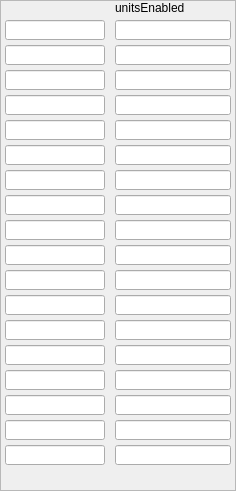
       <widget class="caFrame" name="caframe_2">
        <property name="geometry">
         <rect>
          <x>95</x>
          <y>0</y>
          <width>236</width>
          <height>491</height>
         </rect>
        </property>
        <property name="frameShape">
         <enum>QFrame::StyledPanel</enum>
        </property>
        <property name="visibility">
         <enum>caFrame::StaticV</enum>
        </property>
        <widget class="caLabel" name="caLabel_256">
         <property name="geometry">
          <rect>
           <x>115</x>
           <y>0</y>
           <width>76</width>
           <height>16</height>
          </rect>
         </property>
         <property name="font">
          <font>
           <pointsize>9</pointsize>
          </font>
         </property>
         <property name="frameShape">
          <enum>QFrame::NoFrame</enum>
         </property>
         <property name="text">
          <string>unitsEnabled</string>
         </property>
         <property name="alignment">
          <set>Qt::AlignAbsolute|Qt::AlignLeading|Qt::AlignLeft|Qt::AlignVCenter</set>
         </property>
         <property name="fontScaleMode">
          <enum>ESimpleLabel::Height</enum>
         </property>
         <property name="foreground">
          <color>
           <red>0</red>
           <green>0</green>
           <blue>0</blue>
          </color>
         </property>
         <property name="background">
          <color alpha="0">
           <red>0</red>
           <green>0</green>
           <blue>0</blue>
          </color>
         </property>
        </widget>
        <widget class="caLineEdit" name="calineedit_65">
         <property name="geometry">
          <rect>
           <x>5</x>
           <y>20</y>
           <width>100</width>
           <height>20</height>
          </rect>
         </property>
         <property name="channel" stdset="0">
          <string notr="true">$(DEVICE):TEST-AO</string>
         </property>
         <property name="colorMode">
          <enum>caLineEdit::Static</enum>
         </property>
        </widget>
        <widget class="caLineEdit" name="calineedit_71">
         <property name="geometry">
          <rect>
           <x>115</x>
           <y>20</y>
           <width>116</width>
           <height>20</height>
          </rect>
         </property>
         <property name="channel" stdset="0">
          <string notr="true">$(DEVICE):TEST-AO</string>
         </property>
         <property name="colorMode">
          <enum>caLineEdit::Static</enum>
         </property>
         <property name="unitsEnabled">
          <bool>true</bool>
         </property>
        </widget>
        <widget class="caLineEdit" name="calineedit_99">
         <property name="geometry">
          <rect>
           <x>115</x>
           <y>45</y>
           <width>116</width>
           <height>20</height>
          </rect>
         </property>
         <property name="channel" stdset="0">
          <string notr="true">$(DEVICE):TEST-AO</string>
         </property>
         <property name="colorMode">
          <enum>caLineEdit::Static</enum>
         </property>
         <property name="precisionMode">
          <enum>caLineEdit::User</enum>
         </property>
         <property name="unitsEnabled">
          <bool>true</bool>
         </property>
        </widget>
        <widget class="caLineEdit" name="calineedit_98">
         <property name="geometry">
          <rect>
           <x>5</x>
           <y>45</y>
           <width>100</width>
           <height>20</height>
          </rect>
         </property>
         <property name="channel" stdset="0">
          <string notr="true">$(DEVICE):TEST-AO</string>
         </property>
         <property name="colorMode">
          <enum>caLineEdit::Static</enum>
         </property>
         <property name="precisionMode">
          <enum>caLineEdit::User</enum>
         </property>
         <property name="formatType">
          <enum>caLineEdit::decimal</enum>
         </property>
        </widget>
        <widget class="caLineEdit" name="calineedit_100">
         <property name="geometry">
          <rect>
           <x>115</x>
           <y>70</y>
           <width>116</width>
           <height>20</height>
          </rect>
         </property>
         <property name="channel" stdset="0">
          <string notr="true">$(DEVICE):TEST-AO</string>
         </property>
         <property name="colorMode">
          <enum>caLineEdit::Static</enum>
         </property>
         <property name="precision">
          <number>1</number>
         </property>
         <property name="precisionMode">
          <enum>caLineEdit::User</enum>
         </property>
         <property name="unitsEnabled">
          <bool>true</bool>
         </property>
        </widget>
        <widget class="caLineEdit" name="calineedit_101">
         <property name="geometry">
          <rect>
           <x>5</x>
           <y>70</y>
           <width>100</width>
           <height>20</height>
          </rect>
         </property>
         <property name="channel" stdset="0">
          <string notr="true">$(DEVICE):TEST-AO</string>
         </property>
         <property name="colorMode">
          <enum>caLineEdit::Static</enum>
         </property>
         <property name="precision">
          <number>1</number>
         </property>
         <property name="precisionMode">
          <enum>caLineEdit::User</enum>
         </property>
         <property name="formatType">
          <enum>caLineEdit::decimal</enum>
         </property>
        </widget>
        <widget class="caLineEdit" name="calineedit_102">
         <property name="geometry">
          <rect>
           <x>115</x>
           <y>95</y>
           <width>116</width>
           <height>20</height>
          </rect>
         </property>
         <property name="channel" stdset="0">
          <string notr="true">$(DEVICE):TEST-AO</string>
         </property>
         <property name="colorMode">
          <enum>caLineEdit::Static</enum>
         </property>
         <property name="precision">
          <number>2</number>
         </property>
         <property name="precisionMode">
          <enum>caLineEdit::User</enum>
         </property>
         <property name="unitsEnabled">
          <bool>true</bool>
         </property>
        </widget>
        <widget class="caLineEdit" name="calineedit_103">
         <property name="geometry">
          <rect>
           <x>5</x>
           <y>95</y>
           <width>100</width>
           <height>20</height>
          </rect>
         </property>
         <property name="channel" stdset="0">
          <string notr="true">$(DEVICE):TEST-AO</string>
         </property>
         <property name="colorMode">
          <enum>caLineEdit::Static</enum>
         </property>
         <property name="precision">
          <number>2</number>
         </property>
         <property name="precisionMode">
          <enum>caLineEdit::User</enum>
         </property>
         <property name="formatType">
          <enum>caLineEdit::decimal</enum>
         </property>
        </widget>
        <widget class="caLineEdit" name="calineedit_104">
         <property name="geometry">
          <rect>
           <x>115</x>
           <y>120</y>
           <width>116</width>
           <height>20</height>
          </rect>
         </property>
         <property name="channel" stdset="0">
          <string notr="true">$(DEVICE):TEST-AO</string>
         </property>
         <property name="colorMode">
          <enum>caLineEdit::Static</enum>
         </property>
         <property name="precision">
          <number>3</number>
         </property>
         <property name="precisionMode">
          <enum>caLineEdit::User</enum>
         </property>
         <property name="unitsEnabled">
          <bool>true</bool>
         </property>
        </widget>
        <widget class="caLineEdit" name="calineedit_105">
         <property name="geometry">
          <rect>
           <x>5</x>
           <y>120</y>
           <width>100</width>
           <height>20</height>
          </rect>
         </property>
         <property name="channel" stdset="0">
          <string notr="true">$(DEVICE):TEST-AO</string>
         </property>
         <property name="colorMode">
          <enum>caLineEdit::Static</enum>
         </property>
         <property name="precision">
          <number>3</number>
         </property>
         <property name="precisionMode">
          <enum>caLineEdit::User</enum>
         </property>
         <property name="formatType">
          <enum>caLineEdit::decimal</enum>
         </property>
        </widget>
        <widget class="caLineEdit" name="calineedit_106">
         <property name="geometry">
          <rect>
           <x>115</x>
           <y>145</y>
           <width>116</width>
           <height>20</height>
          </rect>
         </property>
         <property name="channel" stdset="0">
          <string notr="true">$(DEVICE):TEST-AO</string>
         </property>
         <property name="colorMode">
          <enum>caLineEdit::Static</enum>
         </property>
         <property name="precision">
          <number>4</number>
         </property>
         <property name="precisionMode">
          <enum>caLineEdit::User</enum>
         </property>
         <property name="unitsEnabled">
          <bool>true</bool>
         </property>
        </widget>
        <widget class="caLineEdit" name="calineedit_107">
         <property name="geometry">
          <rect>
           <x>5</x>
           <y>145</y>
           <width>100</width>
           <height>20</height>
          </rect>
         </property>
         <property name="channel" stdset="0">
          <string notr="true">$(DEVICE):TEST-AO</string>
         </property>
         <property name="colorMode">
          <enum>caLineEdit::Static</enum>
         </property>
         <property name="precision">
          <number>4</number>
         </property>
         <property name="precisionMode">
          <enum>caLineEdit::User</enum>
         </property>
         <property name="formatType">
          <enum>caLineEdit::decimal</enum>
         </property>
        </widget>
        <widget class="caLineEdit" name="calineedit_108">
         <property name="geometry">
          <rect>
           <x>115</x>
           <y>170</y>
           <width>116</width>
           <height>20</height>
          </rect>
         </property>
         <property name="channel" stdset="0">
          <string notr="true">$(DEVICE):TEST-AO</string>
         </property>
         <property name="colorMode">
          <enum>caLineEdit::Static</enum>
         </property>
         <property name="precision">
          <number>5</number>
         </property>
         <property name="precisionMode">
          <enum>caLineEdit::User</enum>
         </property>
         <property name="unitsEnabled">
          <bool>true</bool>
         </property>
        </widget>
        <widget class="caLineEdit" name="calineedit_109">
         <property name="geometry">
          <rect>
           <x>5</x>
           <y>170</y>
           <width>100</width>
           <height>20</height>
          </rect>
         </property>
         <property name="channel" stdset="0">
          <string notr="true">$(DEVICE):TEST-AO</string>
         </property>
         <property name="colorMode">
          <enum>caLineEdit::Static</enum>
         </property>
         <property name="precision">
          <number>5</number>
         </property>
         <property name="precisionMode">
          <enum>caLineEdit::User</enum>
         </property>
         <property name="formatType">
          <enum>caLineEdit::decimal</enum>
         </property>
        </widget>
        <widget class="caLineEdit" name="calineedit_110">
         <property name="geometry">
          <rect>
           <x>115</x>
           <y>195</y>
           <width>116</width>
           <height>20</height>
          </rect>
         </property>
         <property name="channel" stdset="0">
          <string notr="true">$(DEVICE):TEST-AO</string>
         </property>
         <property name="colorMode">
          <enum>caLineEdit::Static</enum>
         </property>
         <property name="precision">
          <number>6</number>
         </property>
         <property name="precisionMode">
          <enum>caLineEdit::User</enum>
         </property>
         <property name="unitsEnabled">
          <bool>true</bool>
         </property>
        </widget>
        <widget class="caLineEdit" name="calineedit_111">
         <property name="geometry">
          <rect>
           <x>5</x>
           <y>195</y>
           <width>100</width>
           <height>20</height>
          </rect>
         </property>
         <property name="channel" stdset="0">
          <string notr="true">$(DEVICE):TEST-AO</string>
         </property>
         <property name="colorMode">
          <enum>caLineEdit::Static</enum>
         </property>
         <property name="precision">
          <number>6</number>
         </property>
         <property name="precisionMode">
          <enum>caLineEdit::User</enum>
         </property>
         <property name="formatType">
          <enum>caLineEdit::decimal</enum>
         </property>
        </widget>
        <widget class="caLineEdit" name="calineedit_112">
         <property name="geometry">
          <rect>
           <x>115</x>
           <y>220</y>
           <width>116</width>
           <height>20</height>
          </rect>
         </property>
         <property name="channel" stdset="0">
          <string notr="true">$(DEVICE):TEST-AO</string>
         </property>
         <property name="colorMode">
          <enum>caLineEdit::Static</enum>
         </property>
         <property name="precision">
          <number>7</number>
         </property>
         <property name="precisionMode">
          <enum>caLineEdit::User</enum>
         </property>
         <property name="unitsEnabled">
          <bool>true</bool>
         </property>
        </widget>
        <widget class="caLineEdit" name="calineedit_113">
         <property name="geometry">
          <rect>
           <x>5</x>
           <y>220</y>
           <width>100</width>
           <height>20</height>
          </rect>
         </property>
         <property name="channel" stdset="0">
          <string notr="true">$(DEVICE):TEST-AO</string>
         </property>
         <property name="colorMode">
          <enum>caLineEdit::Static</enum>
         </property>
         <property name="precision">
          <number>7</number>
         </property>
         <property name="precisionMode">
          <enum>caLineEdit::User</enum>
         </property>
         <property name="formatType">
          <enum>caLineEdit::decimal</enum>
         </property>
        </widget>
        <widget class="caLineEdit" name="calineedit_114">
         <property name="geometry">
          <rect>
           <x>115</x>
           <y>245</y>
           <width>116</width>
           <height>20</height>
          </rect>
         </property>
         <property name="channel" stdset="0">
          <string notr="true">$(DEVICE):TEST-AO</string>
         </property>
         <property name="colorMode">
          <enum>caLineEdit::Static</enum>
         </property>
         <property name="precision">
          <number>8</number>
         </property>
         <property name="precisionMode">
          <enum>caLineEdit::User</enum>
         </property>
         <property name="unitsEnabled">
          <bool>true</bool>
         </property>
        </widget>
        <widget class="caLineEdit" name="calineedit_115">
         <property name="geometry">
          <rect>
           <x>5</x>
           <y>245</y>
           <width>100</width>
           <height>20</height>
          </rect>
         </property>
         <property name="channel" stdset="0">
          <string notr="true">$(DEVICE):TEST-AO</string>
         </property>
         <property name="colorMode">
          <enum>caLineEdit::Static</enum>
         </property>
         <property name="precision">
          <number>8</number>
         </property>
         <property name="precisionMode">
          <enum>caLineEdit::User</enum>
         </property>
         <property name="formatType">
          <enum>caLineEdit::decimal</enum>
         </property>
        </widget>
        <widget class="caLineEdit" name="calineedit_116">
         <property name="geometry">
          <rect>
           <x>115</x>
           <y>270</y>
           <width>116</width>
           <height>20</height>
          </rect>
         </property>
         <property name="channel" stdset="0">
          <string notr="true">$(DEVICE):TEST-AO</string>
         </property>
         <property name="colorMode">
          <enum>caLineEdit::Static</enum>
         </property>
         <property name="precision">
          <number>9</number>
         </property>
         <property name="precisionMode">
          <enum>caLineEdit::User</enum>
         </property>
         <property name="unitsEnabled">
          <bool>true</bool>
         </property>
        </widget>
        <widget class="caLineEdit" name="calineedit_117">
         <property name="geometry">
          <rect>
           <x>5</x>
           <y>270</y>
           <width>100</width>
           <height>20</height>
          </rect>
         </property>
         <property name="channel" stdset="0">
          <string notr="true">$(DEVICE):TEST-AO</string>
         </property>
         <property name="colorMode">
          <enum>caLineEdit::Static</enum>
         </property>
         <property name="precision">
          <number>9</number>
         </property>
         <property name="precisionMode">
          <enum>caLineEdit::User</enum>
         </property>
         <property name="formatType">
          <enum>caLineEdit::decimal</enum>
         </property>
        </widget>
        <widget class="caLineEdit" name="calineedit_118">
         <property name="geometry">
          <rect>
           <x>5</x>
           <y>420</y>
           <width>100</width>
           <height>20</height>
          </rect>
         </property>
         <property name="channel" stdset="0">
          <string notr="true">$(DEVICE):TEST-AO</string>
         </property>
         <property name="colorMode">
          <enum>caLineEdit::Static</enum>
         </property>
         <property name="precision">
          <number>9</number>
         </property>
         <property name="precisionMode">
          <enum>caLineEdit::User</enum>
         </property>
         <property name="formatType">
          <enum>caLineEdit::decimal</enum>
         </property>
        </widget>
        <widget class="caLineEdit" name="calineedit_119">
         <property name="geometry">
          <rect>
           <x>5</x>
           <y>395</y>
           <width>100</width>
           <height>20</height>
          </rect>
         </property>
         <property name="channel" stdset="0">
          <string notr="true">$(DEVICE):TEST-AO</string>
         </property>
         <property name="colorMode">
          <enum>caLineEdit::Static</enum>
         </property>
         <property name="precision">
          <number>8</number>
         </property>
         <property name="precisionMode">
          <enum>caLineEdit::User</enum>
         </property>
         <property name="formatType">
          <enum>caLineEdit::decimal</enum>
         </property>
        </widget>
        <widget class="caLineEdit" name="calineedit_120">
         <property name="geometry">
          <rect>
           <x>115</x>
           <y>420</y>
           <width>116</width>
           <height>20</height>
          </rect>
         </property>
         <property name="channel" stdset="0">
          <string notr="true">$(DEVICE):TEST-AO</string>
         </property>
         <property name="colorMode">
          <enum>caLineEdit::Static</enum>
         </property>
         <property name="precision">
          <number>9</number>
         </property>
         <property name="precisionMode">
          <enum>caLineEdit::User</enum>
         </property>
         <property name="unitsEnabled">
          <bool>true</bool>
         </property>
        </widget>
        <widget class="caLineEdit" name="calineedit_121">
         <property name="geometry">
          <rect>
           <x>5</x>
           <y>370</y>
           <width>100</width>
           <height>20</height>
          </rect>
         </property>
         <property name="channel" stdset="0">
          <string notr="true">$(DEVICE):TEST-AO</string>
         </property>
         <property name="colorMode">
          <enum>caLineEdit::Static</enum>
         </property>
         <property name="precision">
          <number>7</number>
         </property>
         <property name="precisionMode">
          <enum>caLineEdit::Channel</enum>
         </property>
         <property name="formatType">
          <enum>caLineEdit::truncated</enum>
         </property>
        </widget>
        <widget class="caLineEdit" name="calineedit_122">
         <property name="geometry">
          <rect>
           <x>115</x>
           <y>395</y>
           <width>116</width>
           <height>20</height>
          </rect>
         </property>
         <property name="channel" stdset="0">
          <string notr="true">$(DEVICE):TEST-AO</string>
         </property>
         <property name="colorMode">
          <enum>caLineEdit::Static</enum>
         </property>
         <property name="precision">
          <number>8</number>
         </property>
         <property name="precisionMode">
          <enum>caLineEdit::User</enum>
         </property>
         <property name="unitsEnabled">
          <bool>true</bool>
         </property>
        </widget>
        <widget class="caLineEdit" name="calineedit_123">
         <property name="geometry">
          <rect>
           <x>5</x>
           <y>345</y>
           <width>100</width>
           <height>20</height>
          </rect>
         </property>
         <property name="channel" stdset="0">
          <string notr="true">$(DEVICE):TEST-AO</string>
         </property>
         <property name="colorMode">
          <enum>caLineEdit::Static</enum>
         </property>
         <property name="precision">
          <number>6</number>
         </property>
         <property name="precisionMode">
          <enum>caLineEdit::Channel</enum>
         </property>
         <property name="formatType">
          <enum>caLineEdit::compact</enum>
         </property>
        </widget>
        <widget class="caLineEdit" name="calineedit_124">
         <property name="geometry">
          <rect>
           <x>115</x>
           <y>370</y>
           <width>116</width>
           <height>20</height>
          </rect>
         </property>
         <property name="channel" stdset="0">
          <string notr="true">$(DEVICE):TEST-AO</string>
         </property>
         <property name="colorMode">
          <enum>caLineEdit::Static</enum>
         </property>
         <property name="precision">
          <number>7</number>
         </property>
         <property name="precisionMode">
          <enum>caLineEdit::Channel</enum>
         </property>
         <property name="unitsEnabled">
          <bool>true</bool>
         </property>
         <property name="formatType">
          <enum>caLineEdit::truncated</enum>
         </property>
        </widget>
        <widget class="caLineEdit" name="calineedit_125">
         <property name="geometry">
          <rect>
           <x>5</x>
           <y>320</y>
           <width>100</width>
           <height>20</height>
          </rect>
         </property>
         <property name="channel" stdset="0">
          <string notr="true">$(DEVICE):TEST-AO</string>
         </property>
         <property name="colorMode">
          <enum>caLineEdit::Static</enum>
         </property>
         <property name="precision">
          <number>5</number>
         </property>
         <property name="precisionMode">
          <enum>caLineEdit::Channel</enum>
         </property>
         <property name="formatType">
          <enum>caLineEdit::engr_notation</enum>
         </property>
        </widget>
        <widget class="caLineEdit" name="calineedit_126">
         <property name="geometry">
          <rect>
           <x>115</x>
           <y>345</y>
           <width>116</width>
           <height>20</height>
          </rect>
         </property>
         <property name="channel" stdset="0">
          <string notr="true">$(DEVICE):TEST-AO</string>
         </property>
         <property name="colorMode">
          <enum>caLineEdit::Static</enum>
         </property>
         <property name="precision">
          <number>6</number>
         </property>
         <property name="precisionMode">
          <enum>caLineEdit::Channel</enum>
         </property>
         <property name="unitsEnabled">
          <bool>true</bool>
         </property>
         <property name="formatType">
          <enum>caLineEdit::compact</enum>
         </property>
        </widget>
        <widget class="caLineEdit" name="calineedit_127">
         <property name="geometry">
          <rect>
           <x>5</x>
           <y>295</y>
           <width>100</width>
           <height>20</height>
          </rect>
         </property>
         <property name="channel" stdset="0">
          <string notr="true">$(DEVICE):TEST-AO</string>
         </property>
         <property name="colorMode">
          <enum>caLineEdit::Static</enum>
         </property>
         <property name="precision">
          <number>4</number>
         </property>
         <property name="precisionMode">
          <enum>caLineEdit::Channel</enum>
         </property>
         <property name="formatType">
          <enum>caLineEdit::exponential</enum>
         </property>
        </widget>
        <widget class="caLineEdit" name="calineedit_128">
         <property name="geometry">
          <rect>
           <x>115</x>
           <y>320</y>
           <width>116</width>
           <height>20</height>
          </rect>
         </property>
         <property name="channel" stdset="0">
          <string notr="true">$(DEVICE):TEST-AO</string>
         </property>
         <property name="colorMode">
          <enum>caLineEdit::Static</enum>
         </property>
         <property name="precision">
          <number>5</number>
         </property>
         <property name="precisionMode">
          <enum>caLineEdit::Channel</enum>
         </property>
         <property name="unitsEnabled">
          <bool>true</bool>
         </property>
         <property name="formatType">
          <enum>caLineEdit::engr_notation</enum>
         </property>
        </widget>
        <widget class="caLineEdit" name="calineedit_129">
         <property name="geometry">
          <rect>
           <x>115</x>
           <y>295</y>
           <width>116</width>
           <height>20</height>
          </rect>
         </property>
         <property name="channel" stdset="0">
          <string notr="true">$(DEVICE):TEST-AO</string>
         </property>
         <property name="colorMode">
          <enum>caLineEdit::Static</enum>
         </property>
         <property name="precision">
          <number>4</number>
         </property>
         <property name="precisionMode">
          <enum>caLineEdit::Channel</enum>
         </property>
         <property name="unitsEnabled">
          <bool>true</bool>
         </property>
         <property name="formatType">
          <enum>caLineEdit::exponential</enum>
         </property>
        </widget>
        <widget class="caLineEdit" name="calineedit_130">
         <property name="geometry">
          <rect>
           <x>5</x>
           <y>445</y>
           <width>100</width>
           <height>20</height>
          </rect>
         </property>
         <property name="channel" stdset="0">
          <string notr="true">$(DEVICE):TEST-AO</string>
         </property>
         <property name="colorMode">
          <enum>caLineEdit::Static</enum>
         </property>
         <property name="precision">
          <number>9</number>
         </property>
         <property name="precisionMode">
          <enum>caLineEdit::User</enum>
         </property>
         <property name="formatType">
          <enum>caLineEdit::decimal</enum>
         </property>
        </widget>
        <widget class="caLineEdit" name="calineedit_131">
         <property name="geometry">
          <rect>
           <x>115</x>
           <y>445</y>
           <width>116</width>
           <height>20</height>
          </rect>
         </property>
         <property name="channel" stdset="0">
          <string notr="true">$(DEVICE):TEST-AO</string>
         </property>
         <property name="colorMode">
          <enum>caLineEdit::Static</enum>
         </property>
         <property name="precision">
          <number>9</number>
         </property>
         <property name="precisionMode">
          <enum>caLineEdit::User</enum>
         </property>
         <property name="unitsEnabled">
          <bool>true</bool>
         </property>
        </widget>
       </widget>
